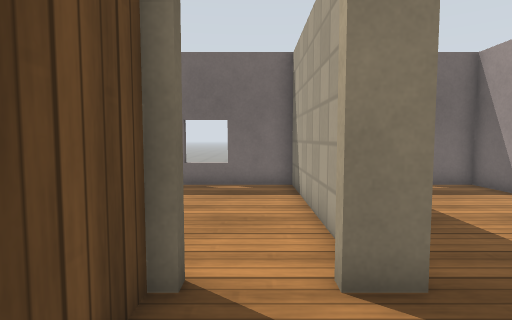
View 1 (above)

17 first-person views from a walk through a robot-simulator world made for Gazebo. The camera is 0.85 m above the floor, tilts 4° down and sees 80° across. The floor is counted in squares, 0.5 m on a side. Each view is taken from the middle of a square. On the plan, view 1 faces up. The plan holds only what a view shows up to about 16 squares ahead; the rest is blank. Gazebo's built-in surfaces are drawn with simple patterns.

View 2
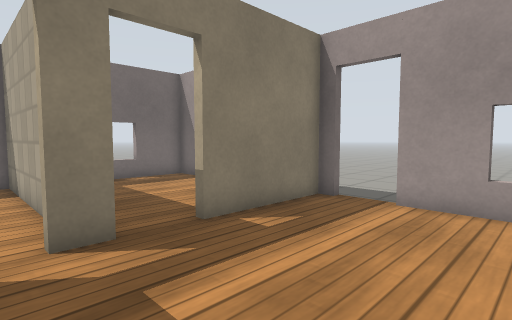

View 3
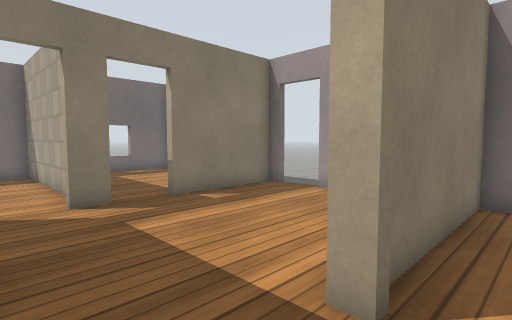

View 4
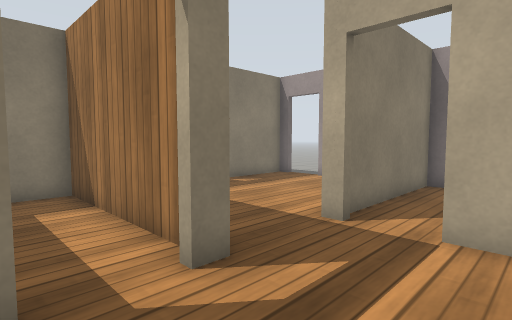

View 5
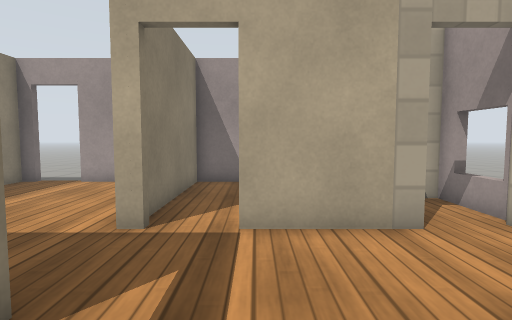

View 6
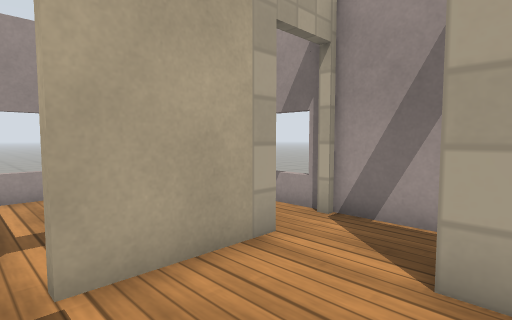

View 7
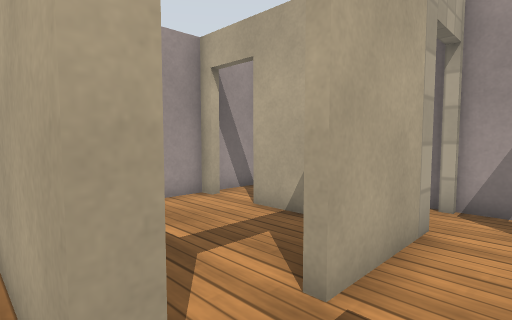

View 8
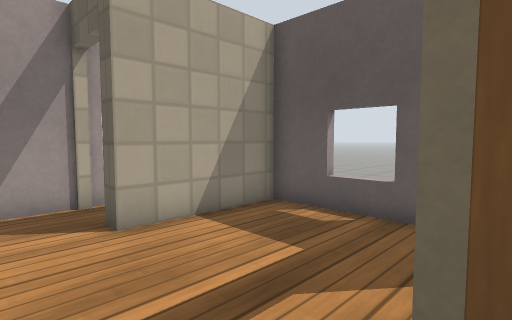

View 9
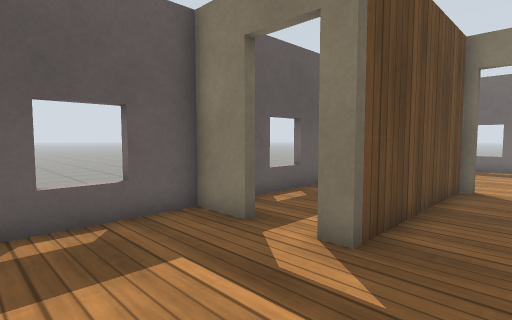

View 10
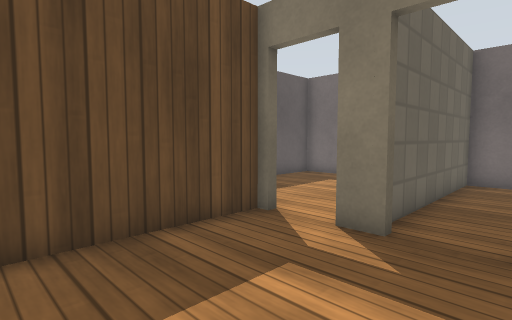

View 11
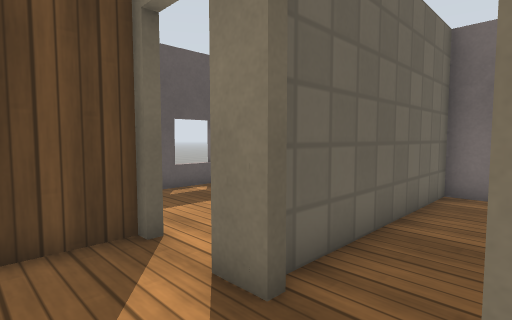

View 12
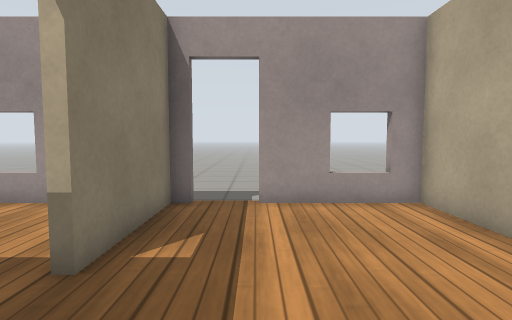

View 13
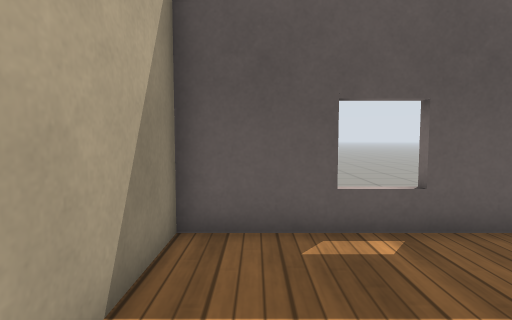

View 14
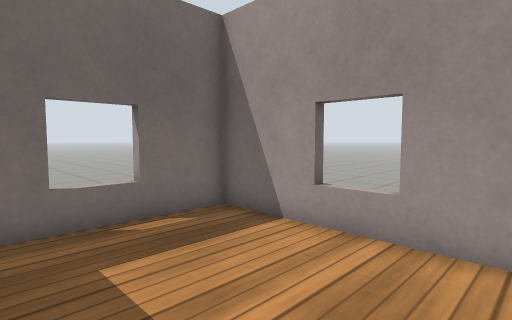

View 15
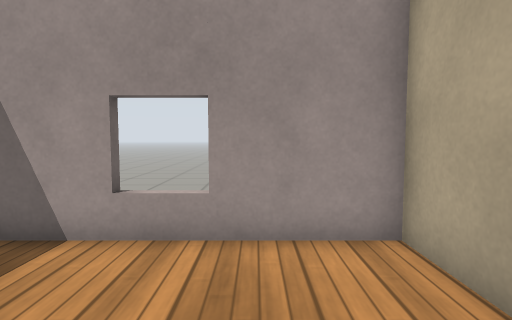

View 16
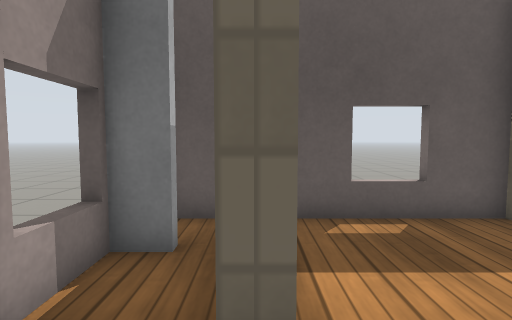

View 17
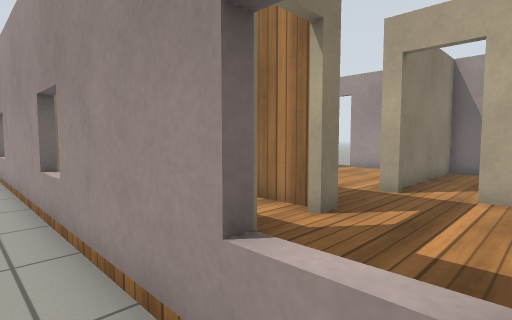

### Floor plan
Ten units are one square. View 1 is at (0, 0); x grows to the right and y downward. Boxes are objects, and circles mark ways between rooms. Rooms are numbered by the first view taken in them; rooms with no view inside come last. Other rooms are left out.
<svg viewBox="-65 -117 150 234">
<path fill="none" stroke="#000" d="M20 -33 9 -33M16 34 80 34 80 -10M-12 -33 -12 37M80 -33 36 -33M-12 37 -19 37M16 92 16 56M16 40 16 34M-10 112 17 112M-36 37 -54 37 -54 87 -12 87 -12 94M13 -50 13 -112 -54 -112 -54 -36 -16 -36M58 -36 80 -36 80 -112 16 -112 16 -39M-57 68 -57 -82M40 87 58 87M74 87 80 87 80 37 23 37M-54 -17 -54 16M-15 33 -15 -33 -30 -33M-39 102 -35 102 -35 112 -10 112M-54 98 -54 108M20 112 46 112"/>
<circle cx="20" cy="45" r="3" fill="#2a7"/>
<circle cx="5" cy="40" r="3" fill="#2a7"/>
<circle cx="15" cy="-33" r="3" fill="#2a7"/>
<circle cx="80" cy="-15" r="3" fill="#2a7"/>
<circle cx="20" cy="105" r="3" fill="#2a7"/>
<circle cx="-25" cy="35" r="3" fill="#2a7"/>
<circle cx="-10" cy="105" r="3" fill="#2a7"/>
<text x="30" y="0">1</text>
<text x="-10" y="70">2</text>
<text x="-20" y="-70">3</text>
<text x="50" y="-70">4</text>
<text x="-60" y="0">5</text>
<text x="50" y="60">6</text>
<text x="-30" y="0">7</text>
<text x="-30" y="100">8</text>
<text x="30" y="100">9</text>
</svg>
Room 1 opens to room 2. Room 1 opens to room 3. Room 1 opens to room 5. Room 2 opens to room 5. Room 2 opens to room 7. Room 5 opens to room 8.

Where each view was taken, in squares from view 1:
view 1: 0 up, 0 right, facing up
view 2: 2 down, 0 right, facing up-right
view 3: 5 down, 1 left, facing up-right
view 4: 7 down, 4 left, facing up-right
view 5: 6 down, 4 left, facing right
view 6: 5 down, 2 left, facing down-right
view 7: 3 down, 0 right, facing down-right
view 8: 3 down, 1 right, facing down-left
view 9: 8 down, 1 right, facing up-left
view 10: 2 down, 4 right, facing up-left
view 11: 1 up, 4 right, facing up-left
view 12: 1 up, 0 right, facing right
view 13: 5 up, 0 right, facing left
view 14: 5 up, 3 right, facing up-right
view 15: 6 up, 3 right, facing right
view 16: 9 down, 1 right, facing left
view 17: 7 down, 7 left, facing up-right
